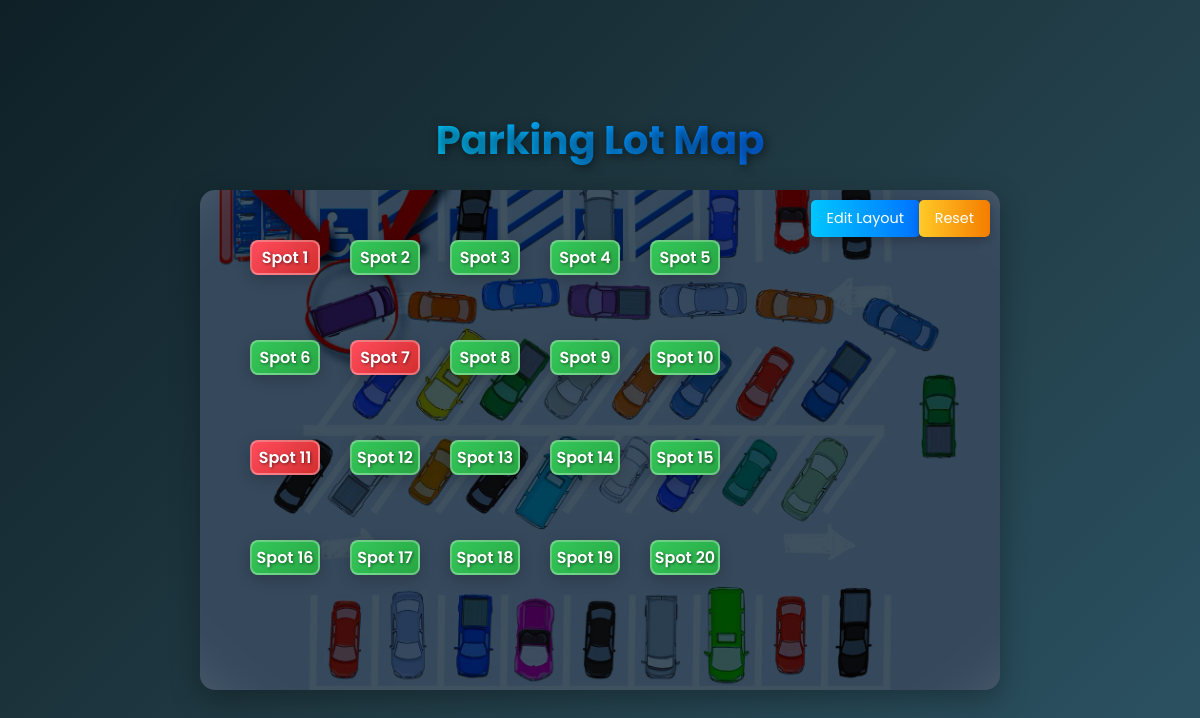
The page /map on the database as committed earlier.
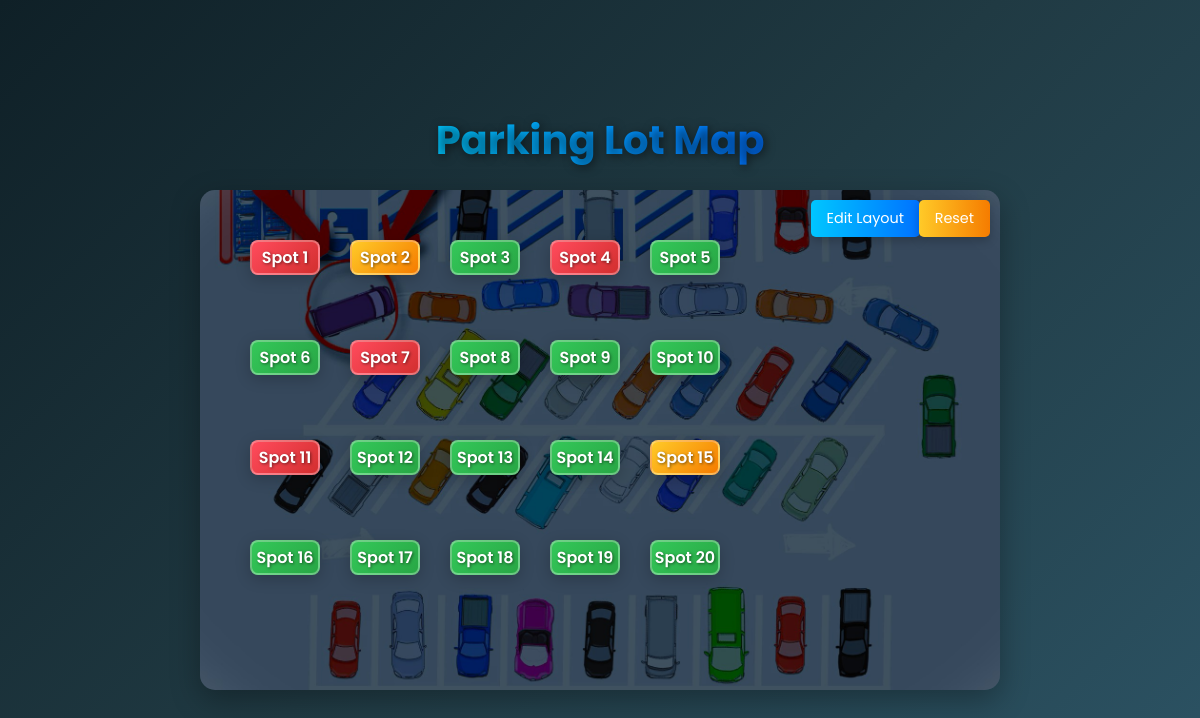
The same page on the database as committed later.
### app.py (the view)
@app.route('/map')
def map_view():
    try:
        conn = sqlite3.connect('parking.db')
        cursor = conn.cursor()
        cursor.execute(
            "SELECT spot_id, status, user_plate, last_updated, latitude, longitude, user_id FROM parking_spots"
        )
        spots = cursor.fetchall()
        conn.close()
        return render_template('map.html', spots=spots)
    except Exception as e:
        logger.error(f"Error rendering map: {e}")
        return "An error occurred.", 500

### templates/map.html (shortened to what this page needs)
<!DOCTYPE html>
<html lang="en">
<head>
</head>
<body>
    <h1>Parking Lot Map</h1>
    <div class="parking-map">
        <button class="edit-button" id="editButton">Edit Layout</button>
        <button class="reset-button" id="resetButton">Reset</button>
        {% for spot in spots %}
            <div class="slot {{ 'available' if spot[1] == 'available' else 'occupied' if spot[1] == 'occupied' else 'reserved' }} slot-{{ spot[0] }}"
                 data-spot-id="{{ spot[0] }}">
                <div class="slot-number">Spot {{ spot[0] }}</div>
            </div>
        {% endfor %}
    </div>
</body>
</html>

Rows that differ between the two databases and show on the page:
changed parking_spots id 2: status "available" → "reserved" (drawn)
changed parking_spots id 4: status "available" → "occupied" (drawn)
changed parking_spots id 15: status "available" → "reserved" (drawn)
